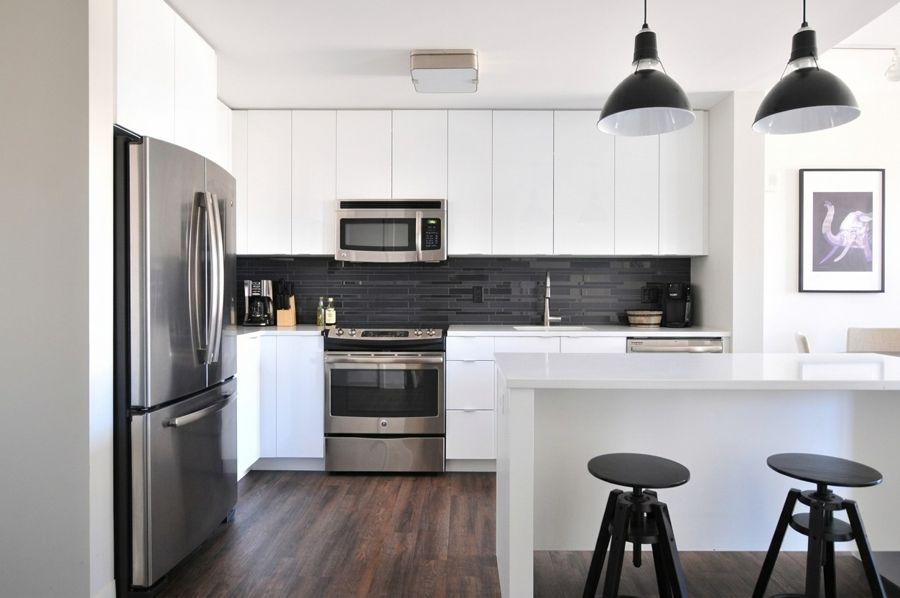
#> input picture frontend/assets/images/demo-after.jpg, 900 x 598 px, found by its file name
$ python gen_step_visuals.py ../frontend/assets/images/demo-after.jpg
#> lines starting #> are read from the running program, lines starting #| are printed output that depends on the picture; after the words box and inside, x2 and y2 are one past the last pixel; in counts of white or black regions, pixels touching at a corner belong together
### scripts/gen_social_visuals.py
"""Visuels réseaux sociaux : post de présentation (1080×1350) et bannière Facebook (1640×624).
Sortie : frontend/assets/images/social-post.jpg, social-cover.jpg. Pur Pillow (aucune génération IA).
Usage : python scripts/gen_social_visuals.py
"""
from PIL import Image, ImageDraw, ImageFilter, ImageFont

OUT = "/app/frontend/assets/images"
FONTS = "/app/frontend/assets/fonts"
BRAND, DEEP, SOFT, INK, MUTED, WHITE, GREEN, LIGHT = "#1656C9", "#0B3B8F", "#7FA3E3", "#0F1B2D", "#5B6B82", "#FFFFFF", "#1E9E6A", "#E8F0FD"


def font(name: str, size: int) -> ImageFont.FreeTypeFont:
    return ImageFont.truetype(f"{FONTS}/PlusJakartaSans-{name}.ttf", size)


def gradient(w: int, h: int, c1=(11, 59, 143), c2=(22, 86, 201)) -> Image.Image:
#> called with w = 1200, h = 800, c1 = (11, 59, 143), c2 = (22, 86, 201)
    base = Image.new("RGB", (w, h), c1)
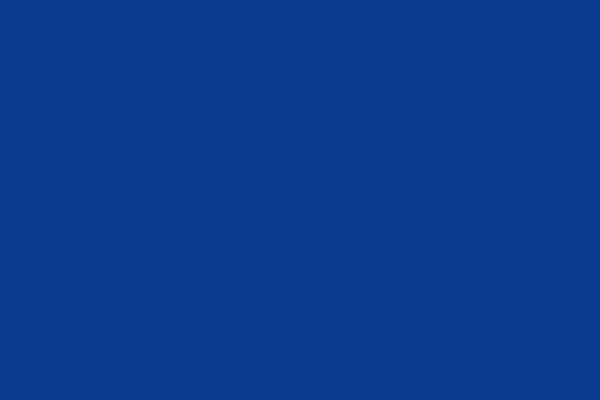
#> base: PIL image 1200x800 RGB (shown at 1/2 size); mean R, G, B 11, 59, 143
    d = ImageDraw.Draw(base)
    for y in range(h):
        t = y / max(h - 1, 1)
        d.line((0, y, w, y), fill=tuple(round(c1[i] + (c2[i] - c1[i]) * t) for i in range(3)))
    # halo doux en haut à droite
    halo = Image.new("RGBA", (w, h), (0, 0, 0, 0))
#> halo: PIL image 1200x800 RGBA; every value is 0
    ImageDraw.Draw(halo).ellipse((w * 0.45, -h * 0.35, w * 1.25, h * 0.45), fill=(127, 163, 227, 90))
    halo = halo.filter(ImageFilter.GaussianBlur(120))
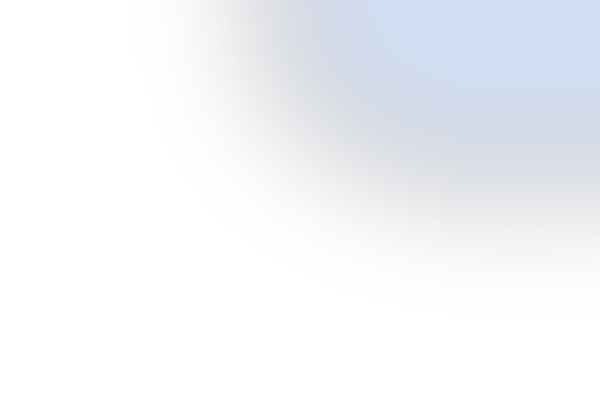
#> halo: PIL image 1200x800 RGBA (shown at 1/2 size); mean R, G, B, A 26.9, 34.6, 48.1, 19.1; transparent parts drawn white
    return Image.alpha_composite(base.convert("RGBA"), halo).convert("RGB")


def pill(d: ImageDraw.ImageDraw, xy, text, f, bg, fg, pad=(18, 10)):
    x, y = xy
    tw = d.textlength(text, font=f)
    d.rounded_rectangle((x, y, x + tw + 2 * pad[0], y + f.size + 2 * pad[1]), (f.size + 2 * pad[1]) // 2, fill=bg)
    d.text((x + pad[0], y + pad[1] - 2), text, font=f, fill=fg)
    return x + tw + 2 * pad[0]


def check(d, x, y, r=11, color=GREEN):
    d.ellipse((x, y, x + 2 * r, y + 2 * r), fill=color)
    d.line((x + r * 0.55, y + r, x + r * 0.9, y + r * 1.4, x + r * 1.5, y + r * 0.6), fill=WHITE, width=3)


# [6 lines left out: function store_badge, not called in this run]


def phone(width: int) -> Image.Image:
    """Mockup de téléphone avec un écran d'estimation dessiné (pas de capture réelle)."""
#> called with width = 330
    w = width
    h = round(w * 2.05)
    im = Image.new("RGBA", (w, h), (0, 0, 0, 0))
#> im: PIL image 330x676 RGBA; every value is 0
    d = ImageDraw.Draw(im)
    r = round(w * 0.14)
    d.rounded_rectangle((0, 0, w, h), r, fill="#0F1B2D")
    m = round(w * 0.035)
    d.rounded_rectangle((m, m, w - m, h - m), r - m, fill="#F3F6FB")
    # encoche
    d.rounded_rectangle((w * 0.35, m + 8, w * 0.65, m + 8 + w * 0.06), w * 0.03, fill="#0F1B2D")
    s = w / 390  # échelle « points »
    # en-tête app
    d.text((28 * s, 70 * s), "Votre estimation", font=font("ExtraBold", round(24 * s)), fill=INK)
    d.text((28 * s, 104 * s), "12 rue des Lilas · Blois (41)", font=font("Medium", round(13 * s)), fill=MUTED)
    # photo
    photo = Image.open(f"{OUT}/demo-after.jpg").convert("RGB")
#> photo is the input picture: PIL image 900x598 RGB; mean R, G, B 168.7, 166.1, 166.2
    pw, ph = round(334 * s), round(150 * s)
    sc = max(pw / photo.width, ph / photo.height)
    photo = photo.resize((round(photo.width * sc), round(photo.height * sc)))
#> photo: PIL image 283x188 RGB
    photo = photo.crop(((photo.width - pw) // 2, (photo.height - ph) // 2, (photo.width - pw) // 2 + pw, (photo.height - ph) // 2 + ph))
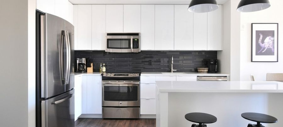
#> photo: PIL image 283x127 RGB; mean R, G, B 173.3, 171.7, 172.4
    mask = Image.new("L", (pw, ph), 0)
#> mask: PIL image 283x127 L; every value is 0
    ImageDraw.Draw(mask).rounded_rectangle((0, 0, pw, ph), round(16 * s), fill=255)
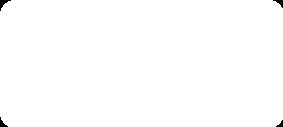
#> mask: PIL image 283x127 L; 99.6% white; 4 black regions, box (x1, y1, x2, y2) and area: (0, 0, 11, 11) 46, (273, 0, 283, 8) 35, (0, 117, 8, 127) 35, (276, 120, 283, 127) 25
    im.paste(photo, (round(28 * s), round(132 * s)), mask)
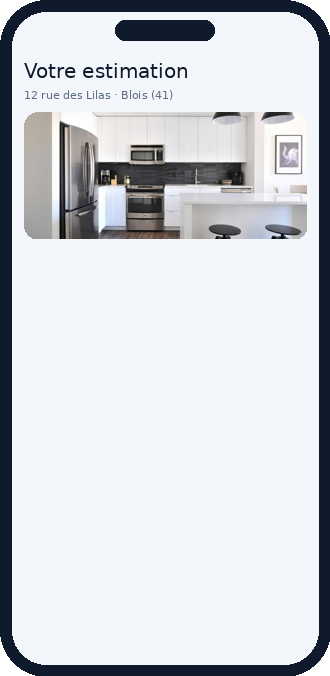
#> im: PIL image 330x676 RGBA; mean R, G, B, A 204.5, 207.8, 213.5, 253; transparent parts drawn white
    # carte prix
    cy = 300 * s
    d.rounded_rectangle((28 * s, cy, 362 * s, cy + 150 * s), 18 * s, fill=WHITE, outline="#DCE5F2")
    d.text((46 * s, cy + 16 * s), "PRIX DE VENTE CONSEILLÉ", font=font("Bold", round(10 * s)), fill=MUTED)
    d.text((46 * s, cy + 34 * s), "248 000 €", font=font("ExtraBold", round(36 * s)), fill=BRAND)
    d.text((46 * s, cy + 82 * s), "Fourchette 235 000 – 262 000 €", font=font("Medium", round(12 * s)), fill=MUTED)
    d.rounded_rectangle((46 * s, cy + 106 * s, 344 * s, cy + 114 * s), 4 * s, fill=LIGHT)
    d.rounded_rectangle((110 * s, cy + 106 * s, 290 * s, cy + 114 * s), 4 * s, fill=SOFT)
    d.rounded_rectangle((196 * s, cy + 100 * s, 206 * s, cy + 120 * s), 3 * s, fill=BRAND)
    pill(d, (46 * s, cy + 124 * s - 8 * s), "Confiance élevée", font("Bold", round(10 * s)), "#E3F6EC", GREEN, (10 * s, 5 * s))
    # lignes fonctionnalités
    y = cy + 172 * s
    for t in ("Annonce rédigée par IA", "Photos retouchées, fidèles au bien", "Analyse du quartier", "Documents pour le notaire"):
        check(d, 32 * s, y + 2 * s, round(10 * s))
        d.text((62 * s, y), t, font=font("SemiBold", round(14 * s)), fill=INK)
        y += 34 * s
#> after the loop, y = 514.5
    # bouton
    d.rounded_rectangle((28 * s, y + 10 * s, 362 * s, y + 60 * s), 14 * s, fill=BRAND)
    bt = "Préparer la mise en vente"
    d.text(((w - d.textlength(bt, font=font("Bold", round(15 * s)))) / 2, y + 24 * s), bt, font=font("Bold", round(15 * s)), fill=WHITE)
    return im


def shadow_paste(base: Image.Image, im: Image.Image, xy, blur=40, offset=(0, 30), alpha=120):
#> called with xy = (435, 70), blur = 40, offset = (0, 30), alpha = 130
    sh = Image.new("RGBA", (im.width + blur * 4, im.height + blur * 4), (0, 0, 0, 0))
#> sh: PIL image 490x836 RGBA; every value is 0
    a = im.split()[3].point(lambda v: min(v, alpha))
#> a: PIL image 330x676 L; values 0 (black) and 130 (white), 99.2% white; 4 black regions, box (x1, y1, x2, y2) and area: (0, 0, 40, 40) 470, (291, 0, 330, 35) 430, (0, 637, 35, 676) 430, (296, 642, 330, 676) 391
    sh.paste((0, 0, 0, alpha), (blur * 2, blur * 2), a)
    sh = sh.filter(ImageFilter.GaussianBlur(blur))
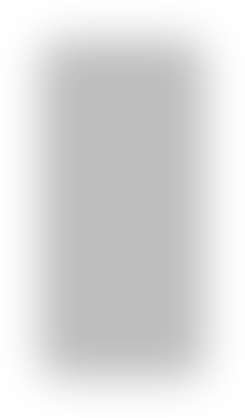
#> sh: PIL image 490x836 RGBA (shown at 1/2 size); mean R, G, B, A 0, 0, 0, 35.6; transparent parts drawn white
    base.paste(sh, (xy[0] - blur * 2 + offset[0], xy[1] - blur * 2 + offset[1]), sh)
    base.paste(im, xy, im)
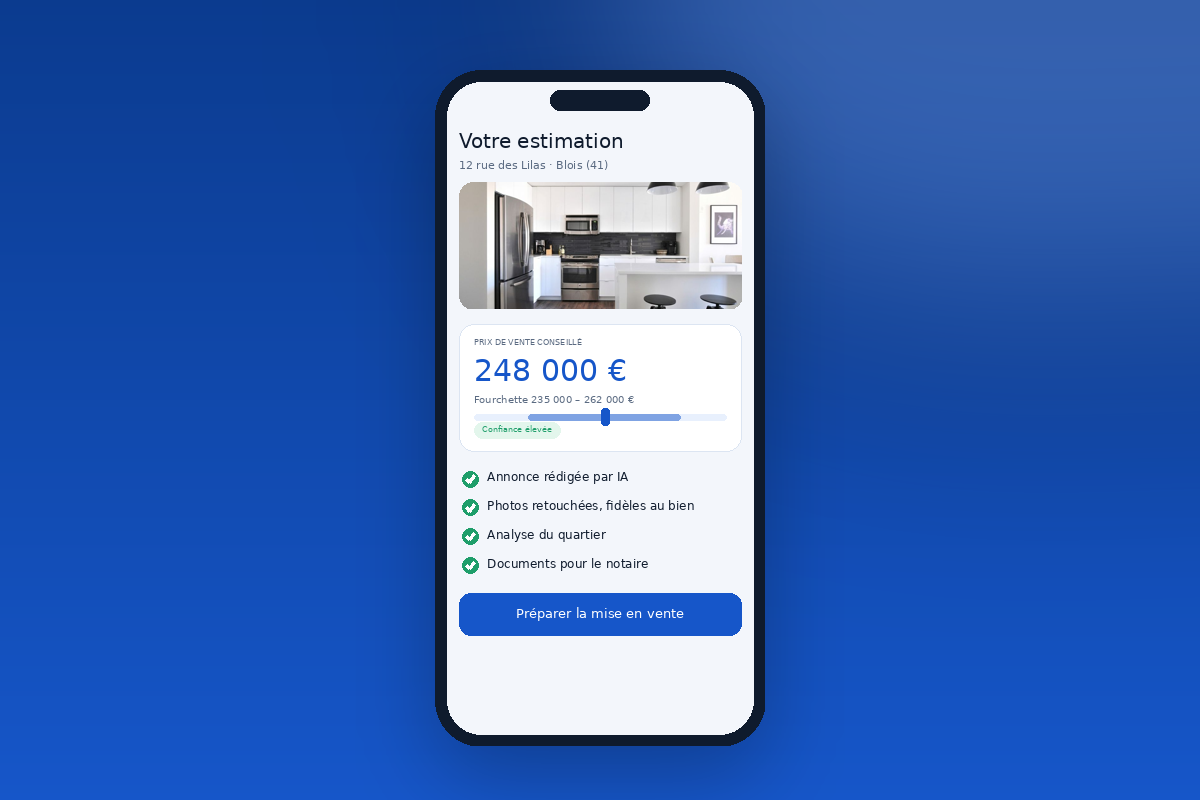
#> base: PIL image 1200x800 RGB; mean R, G, B 61.8, 104.6, 180.4


# [75 lines left out: functions post, cover, og_image, not called in this run]


# [4 lines that do not run on import are left out]

### scripts/gen_step_visuals.py
"""Visuels des pages « étapes » du site (/etape-estimation, /etape-mise-en-vente, /etape-vendu).
Illustrations et photos authentiques Gemini (clé Emergent) SANS texte ; mockup téléphone Pillow. Sortie : frontend/assets/web/step-*.jpg
Usage : python scripts/gen_step_visuals.py [--only nom ...]
"""
import asyncio
import base64
import io
import os
import sys

from dotenv import load_dotenv
from PIL import Image

sys.path.insert(0, os.path.dirname(__file__))
from gen_social_visuals import gradient, phone, shadow_paste  # noqa: E402

load_dotenv("/app/backend/.env")
OUT = "/app/frontend/assets/web"
MODEL = "gemini-3.1-flash-image-preview"

ILLU = ("Illustration éditoriale haut de gamme pour une application immobilière française. Palette : bleu profond #1656C9 et #0B3B8F, "
        "blanc, touches de vert tendre et beige chaud. Style flat vectoriel légèrement texturé, lumière douce, très propre. "
        "SANS AUCUN TEXTE, sans lettres, sans chiffres, sans logo. Fond uni très clair #F3F6FB. Format 3:2. ")
PHOTO = ("Photo authentique prise au smartphone par un proche, façon album de famille : aucun look publicitaire, aucune retouche, cadrage "
         "légèrement imparfait, lumière naturelle, grain léger, couleurs réalistes. Personnes françaises ordinaires, visages naturels, "
         "vêtements du quotidien. Arrière-plan réel et un peu encombré. Format 3:2. Aucun texte, aucune lettre, aucun panneau, aucun logo. ")

SCENES = {
    "step1-sources": ILLU + "Sujet : une maison de village française vue de trois quarts posée sur une carte stylisée ; autour d'elle, des "
    "épingles de localisation et de petits pictogrammes reliés par des pointillés : une balance, un graphique en courbe ascendante, une "
    "règle d'arpenteur, un soleil, un arbre, une école, un train. Une loupe survole la maison.",
    "step1-trust": ILLU + "Sujet : trois jauges circulaires stylisées (sans chiffres) alignées, remplies à des niveaux différents, posées "
    "devant une rangée de maisons mitoyennes stylisées de hauteurs variées ; une coche verte dans un bouclier au premier plan.",
    "step2-annonce": ILLU + "Sujet : un smartphone de face affichant une annonce immobilière stylisée (photo de maison en haut, blocs de "
    "lignes grises symbolisant le texte, une étiquette de prix vide), entouré d'étincelles bleues et d'une plume stylisée. À côté, trois "
    "pictogrammes de quartier reliés par des pointillés : école, arbre, train.",
    "step2-visite": ILLU + "Sujet : une porte d'entrée de maison ouverte, lumineuse, avec un paillasson, une plante en pot et une paire de "
    "clés tendue au premier plan par une main stylisée ; un calendrier stylisé sans chiffres accroché à côté.",
    "step3-dossier": ILLU + "Sujet : une chemise cartonnée bleue ouverte d'où dépassent plusieurs documents stylisés (feuilles blanches à "
    "blocs de lignes grises), chacun marqué d'une grande coche verte dans un cercle ; un tampon rond et un stylo plume au premier plan ; "
    "silhouette discrète d'une maison et d'une clé en arrière-plan.",
    "step3-notaire": PHOTO + "Scène : dans le bureau d'un notaire de province (bibliothèque de codes rouges et verts, bureau en bois "
    "encombré de dossiers, fenêtre à rideaux), un vendeur d'une cinquantaine d'années en chemise un peu froissée tend un trousseau de "
    "clés à un jeune couple d'acheteurs assis en face ; tout le monde sourit ; le notaire en costume gris est flou au second plan.",
    "step3-couple": PHOTO + "Scène : un couple d'une quarantaine d'années devant leur pavillon des années 80 en crépi beige, volets "
    "roulants, portail gris, haie de thuyas ; l'homme tient les clés, la femme a un carton de déménagement dans les bras ; ils rient, "
    "un peu éblouis par le soleil ; voiture poussiéreuse garée dans l'allée.",
    "step3-famille": PHOTO + "Scène : un couple de trentenaires avec une petite fille de 5 ans sur les épaules du père, devant une maison "
    "de lotissement récente en enduit blanc avec garage, pelouse avec trampoline au fond ; la mère tient un dossier bleu sous le bras ; "
    "photo légèrement en contre-plongée prise par un voisin.",
}


async def gen(name: str) -> None:
    from emergentintegrations.llm.chat import LlmChat, UserMessage

    chat = LlmChat(api_key=os.environ["EMERGENT_LLM_KEY"], session_id=f"step-visual-{name}", system_message="Tu es un illustrateur-photographe.")
    chat.with_model("gemini", MODEL).with_params(modalities=["image", "text"])
    text, images = await chat.send_message_multimodal_response(UserMessage(text=SCENES[name]))
    if not images:
        raise SystemExit(f"{name}: aucune image ; {(text or '')[:200]}")
    im = Image.open(io.BytesIO(base64.b64decode(images[0]["data"]))).convert("RGB")
    if im.width > 1400:
        im = im.resize((1400, round(im.height * 1400 / im.width)), Image.LANCZOS)
    im.save(f"{OUT}/{name}.jpg", quality=86, optimize=True)
    print(name, "->", im.size)


def phone_visual() -> None:
    """Mockup de l'écran d'estimation sur fond dégradé marque (3:2)."""
    W, H = 1200, 800
    im = gradient(W, H)
    ph = phone(330)
    shadow_paste(im, ph, ((W - ph.width) // 2, 70), blur=40, offset=(0, 30), alpha=130)
    im = im.crop((0, 0, W, H))
    im.save(f"{OUT}/step1-phone.jpg", quality=88, optimize=True)
    print("step1-phone ->", im.size)
#| step1-phone -> (1200, 800)


async def main():
    only = sys.argv[sys.argv.index("--only") + 1:] if "--only" in sys.argv else None
    if only is None or "step1-phone" in only:
        phone_visual()
    for n in SCENES:
        if only is None or n in only:
            await gen(n)


#> (the run stopped early here; a loop or call above may not have finished)

$ run again, with brand-assets/hero-famille-source.jpg copied over frontend/assets/images/demo-after.jpg
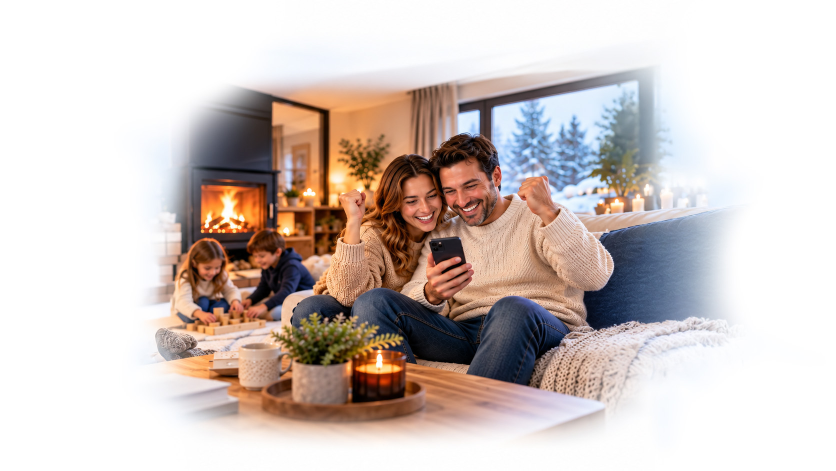
#> input picture brand-assets/hero-famille-source.jpg, 1672 x 941 px, found by its file name (shown at 1/2 size)
#> in phone, photo is the input picture: PIL image 1672x941 RGB; mean R, G, B 209.1, 197.6, 193.1
#> in phone, `im.paste(photo, (round(28 * s), round(132 * s)), mask)`:
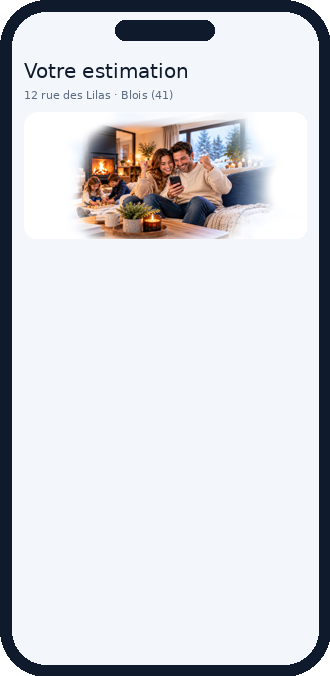
#> im: PIL image 330x676 RGBA; mean R, G, B, A 208.5, 209.7, 214.5, 253; transparent parts drawn white
#> after the loop in phone, `for t in ("Annonce rédigée par IA", "Photos retouchées, fidèles au bie..`: y = 514.5
#> a: PIL image 330x676 L; values 0 (black) and 130 (white), 99.2% white; 4 black regions, box (x1, y1, x2, y2) and area: (0, 0, 40, 40) 470, (291, 0, 330, 35) 430, (0, 637, 35, 676) 430, (296, 642, 330, 676) 391
#> in shadow_paste, `base.paste(im, xy, im)`:
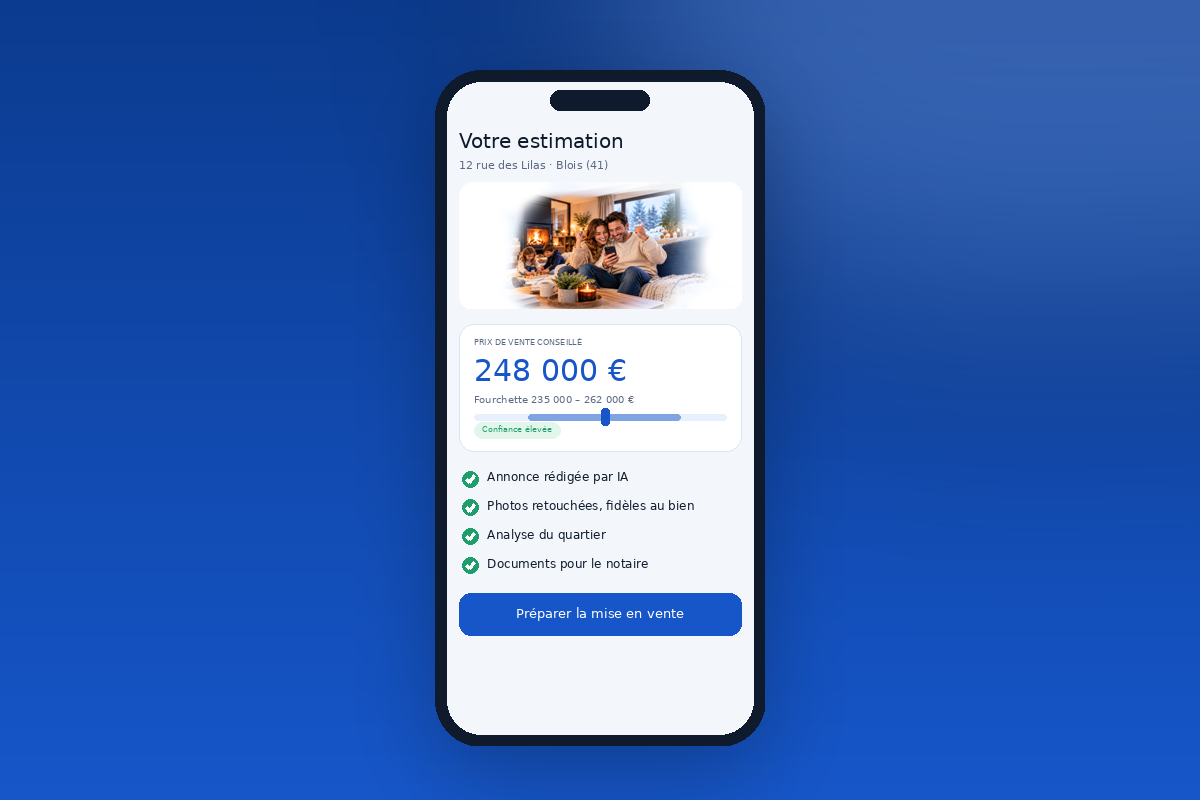
#> base: PIL image 1200x800 RGB; mean R, G, B 62.7, 105.1, 180.7
#| step1-phone -> (1200, 800)
